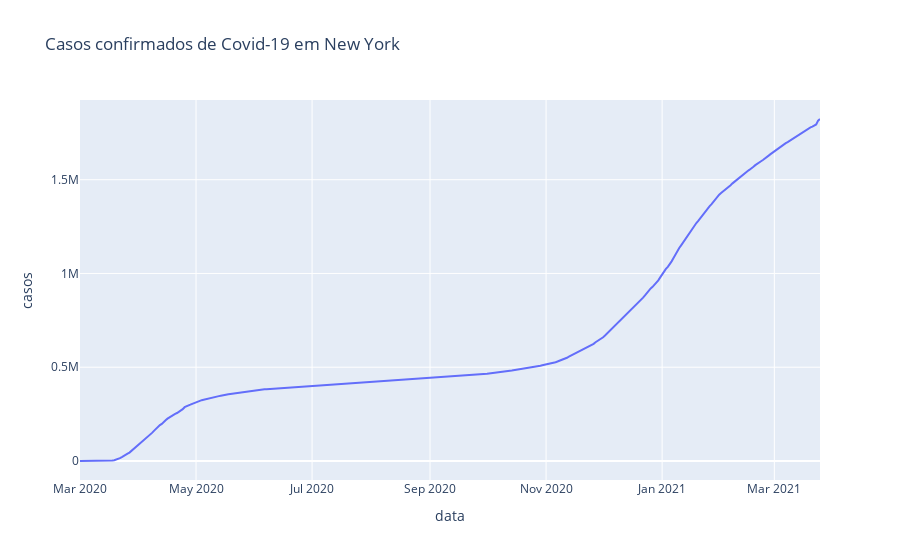

The notebook cell saved with this chart:
### Code cell
# Visualizar os casos em New York
px.line(ny, 'data', 'casos', title='Casos confirmados de Covid-19 em New York')

### Figure 1 — Plotly figure (JSON) as saved in the notebook; plotly's stock layout.template omitted (floating-point values rounded to 4 significant figures; data arrays with more than 128 entries replaced by an {"elided": "..."} marker saying what was removed)
{"data": [{"hovertemplate": "data=%{x}<br>casos=%{y}<extra></extra>", "legendgroup": "", "line": {"color": "#636efa", "dash": "solid"}, "mode": "lines", "name": "", "orientation": "v", "showlegend": false, "type": "scatter", "x": {"elided": "390 str values"}, "xaxis": "x", "y": {"elided": "390 int values"}, "yaxis": "y"}], "layout": {"legend": {"tracegroupgap": 0}, "title": {"text": "Casos confirmados de Covid-19 em New York"}, "xaxis": {"anchor": "y", "domain": [0, 1], "title": {"text": "data"}}, "yaxis": {"anchor": "x", "domain": [0, 1], "title": {"text": "casos"}}}}
